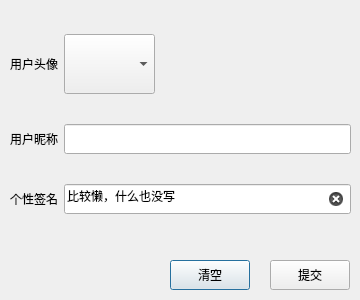
<?xml version="1.0" encoding="UTF-8"?>
<ui version="4.0">
 <class>SetUserDialog</class>
 <widget class="QDialog" name="SetUserDialog">
  <property name="geometry">
   <rect>
    <x>0</x>
    <y>0</y>
    <width>360</width>
    <height>300</height>
   </rect>
  </property>
  <property name="minimumSize">
   <size>
    <width>360</width>
    <height>300</height>
   </size>
  </property>
  <property name="maximumSize">
   <size>
    <width>360</width>
    <height>300</height>
   </size>
  </property>
  <property name="windowTitle">
   <string>Dialog</string>
  </property>
  <widget class="QPushButton" name="pb_clear">
   <property name="geometry">
    <rect>
     <x>170</x>
     <y>260</y>
     <width>80</width>
     <height>30</height>
    </rect>
   </property>
   <property name="minimumSize">
    <size>
     <width>0</width>
     <height>30</height>
    </size>
   </property>
   <property name="text">
    <string>清空</string>
   </property>
  </widget>
  <widget class="QPushButton" name="pb_commit">
   <property name="geometry">
    <rect>
     <x>270</x>
     <y>260</y>
     <width>80</width>
     <height>30</height>
    </rect>
   </property>
   <property name="minimumSize">
    <size>
     <width>0</width>
     <height>30</height>
    </size>
   </property>
   <property name="text">
    <string>提交</string>
   </property>
  </widget>
  <widget class="QWidget" name="">
   <property name="geometry">
    <rect>
     <x>10</x>
     <y>10</y>
     <width>341</width>
     <height>231</height>
    </rect>
   </property>
   <layout class="QGridLayout" name="gridLayout">
    <item row="0" column="0">
     <widget class="QLabel" name="lb_icon">
      <property name="minimumSize">
       <size>
        <width>0</width>
        <height>30</height>
       </size>
      </property>
      <property name="maximumSize">
       <size>
        <width>16777215</width>
        <height>30</height>
       </size>
      </property>
      <property name="text">
       <string>用户头像</string>
      </property>
     </widget>
    </item>
    <item row="0" column="1">
     <widget class="QComboBox" name="cbx_icon">
      <property name="minimumSize">
       <size>
        <width>91</width>
        <height>60</height>
       </size>
      </property>
      <property name="maximumSize">
       <size>
        <width>91</width>
        <height>60</height>
       </size>
      </property>
      <property name="iconSize">
       <size>
        <width>60</width>
        <height>60</height>
       </size>
      </property>
     </widget>
    </item>
    <item row="1" column="0">
     <widget class="QLabel" name="lb_name">
      <property name="minimumSize">
       <size>
        <width>0</width>
        <height>30</height>
       </size>
      </property>
      <property name="maximumSize">
       <size>
        <width>16777215</width>
        <height>30</height>
       </size>
      </property>
      <property name="text">
       <string>用户昵称</string>
      </property>
     </widget>
    </item>
    <item row="1" column="1">
     <widget class="QLineEdit" name="le_name">
      <property name="minimumSize">
       <size>
        <width>0</width>
        <height>30</height>
       </size>
      </property>
      <property name="maximumSize">
       <size>
        <width>16777215</width>
        <height>30</height>
       </size>
      </property>
     </widget>
    </item>
    <item row="2" column="0">
     <widget class="QLabel" name="lb_feeling">
      <property name="minimumSize">
       <size>
        <width>0</width>
        <height>30</height>
       </size>
      </property>
      <property name="maximumSize">
       <size>
        <width>16777215</width>
        <height>30</height>
       </size>
      </property>
      <property name="text">
       <string>个性签名</string>
      </property>
     </widget>
    </item>
    <item row="2" column="1">
     <widget class="QLineEdit" name="le_feeling">
      <property name="minimumSize">
       <size>
        <width>0</width>
        <height>30</height>
       </size>
      </property>
      <property name="maximumSize">
       <size>
        <width>16777215</width>
        <height>30</height>
       </size>
      </property>
      <property name="text">
       <string>比较懒，什么也没写</string>
      </property>
      <property name="clearButtonEnabled">
       <bool>true</bool>
      </property>
     </widget>
    </item>
   </layout>
  </widget>
 </widget>
 <resources/>
 <connections/>
</ui>
